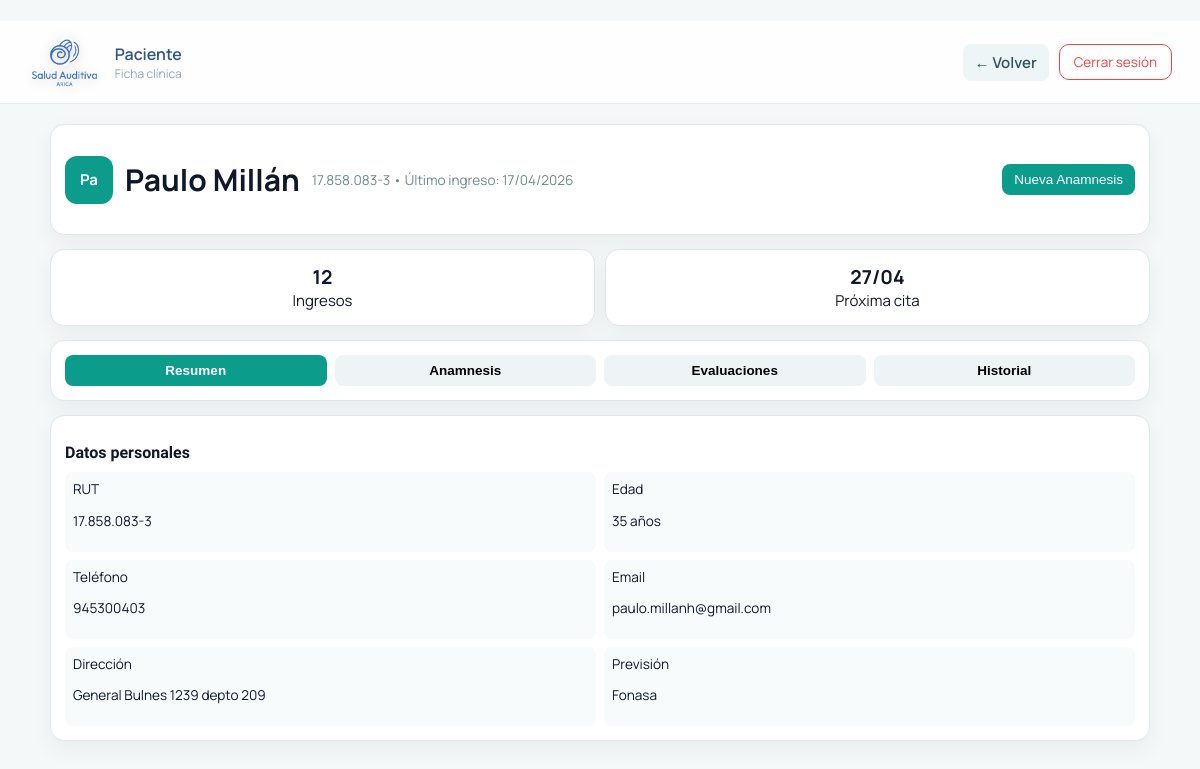
Page /paciente/4/ on the committed database.
### Login/models.py (models this page shows, shortened)
class Paciente(models.Model):
    PREVISION_CHOICES = [
        ('fonasa', 'Fonasa'),
        ('isapre', 'Isapre'),
        ('capredena', 'Capredena'),
        ('dipreca', 'Dipreca')
    ]
    nombre = models.CharField(max_length=150)
    rut = models.CharField(max_length=12, unique=True)
    telefono = models.CharField(max_length=15, blank=True, null=True)
    fecha_nacimiento = models.DateField()
    direccion = models.CharField(max_length=255, blank=True, null=True)
    email = models.EmailField(blank=True, null=True)
    prevision = models.CharField(
        max_length=20,
        choices=PREVISION_CHOICES,
        default='fonasa'
    )
    creado = models.DateTimeField(auto_now_add=True)

### Login/views.py (the view)
# urls.py: path('paciente/<int:id>/', views.ver_paciente, name='ver_paciente'),
def ver_paciente(request, id):
    paciente = get_object_or_404(Paciente, id=id)
    return render(request, 'Login/ver_paciente.html', {
        'paciente': paciente
    })

### Login/templates/login/ver_paciente.html (shortened to what this page needs)
﻿{% load static %}
<!DOCTYPE html>
<html lang="es">
<head>
    <link rel="stylesheet" href="{% static 'Login/css/dashboard.css' %}">
    <link rel="stylesheet" href="{% static 'Login/css/ver_paciente.css' %}" />
</head>
<body>
<div class="header">
    <div class="header-left">
        <img src="{% static 'Login/img/logo-png.png' %}" alt="Logo" class="logo-header">
        <div class="header-text">
            <span class="title">Paciente</span>
            <span class="subtitle">Ficha clínica</span>
        </div>
    </div>
    <div class="header-right">
        <a href="{% url 'dashboard' %}" class="btn-back">← Volver</a>
        <a href="{% url 'logout' %}" class="btn-logout">Cerrar sesión</a>
    </div>
</div>
<main class="dashboard">
    <header class="topbar card">
        <div class="patient-main">
            <div class="avatar">
                {{ paciente.nombre|slice:":1" }}{{ paciente.nombre|slice:"1:2" }}
            </div>
            <h1>{{ paciente.nombre }}</h1>
            <p class="meta">
                {{ paciente.rut }} •
                Último ingreso: {{ paciente.creado|date:"d/m/Y" }}
            </p>
        </div>
        <div class="status-wrap">
            <button class="btn">Nueva Anamnesis</button>
        </div>
    </header>
    <section class="kpis">
        <div class="kpi card">
            <strong>12</strong>
            <span>Ingresos</span>
        </div>
        <div class="kpi card">
            <strong>27/04</strong>
            <span>Próxima cita</span>
        </div>
    </section>
    <section class="tabs card">
        <button class="tab active" onclick="openTab('resumen')">Resumen</button>
        <button class="tab" onclick="openTab('anamnesis')">Anamnesis</button>
        <button class="tab" onclick="openTab('evaluaciones')">Evaluaciones</button>
        <button class="tab" onclick="openTab('historial')">Historial</button>
    </section>
    <section class="tab-content">
        <div id="resumen" class="tab-pane active">
            <div class="card panel">
                <h2>Datos personales</h2>
                    <div class="info-grid">
                        <div><span>RUT</span><p>{{ paciente.rut }}</p></div>
                        <div>
                            <span>Edad</span>
                            <p>
                                {{ paciente.fecha_nacimiento|timesince|slice:":2" }} años
                            </p>
                        </div>
                        <div><span>Teléfono</span><p>{{ paciente.telefono }}</p></div>
                        <div><span>Email</span><p>{{ paciente.email }}</p></div>
                        <div><span>Dirección</span><p>{{ paciente.direccion }}</p></div>
                        <div><span>Previsión</span><p>{{ paciente.get_prevision_display }}</p></div>
                    </div>
            </div>
        </div>
    </section>
</main>
</body>
</html>

### Login/static/Login/css/dashboard.css (style rules this page uses)
:root { --primary: #6366f1; --primary-light: #818cf8; --danger: #ef4444; --success: #22c55e; --gray: #64748b; --bg: #f1f5f9; }
* { box-sizing: border-box; }
body { margin: 0; font-family: 'Inter', sans-serif; background: linear-gradient(135deg, #eef2ff, #f8fafc); color: #0f172a; font-size: 15px; }
.header { background: rgba(255,255,255,0.85); backdrop-filter: blur(12px); padding: 16px 28px; display: flex; justify-content: space-between; align-items: center; border-bottom: 1px solid #e2e8f0; }
.header-left { display: flex; align-items: center; gap: 14px; }
.header-text { display: flex; flex-direction: column; }
.header-text .title { font-size: 16px; font-weight: 600; color: #2f5485; }
.header-text .subtitle { font-size: 12px; color: #94a3b8; }
.btn-logout { background: transparent; color: #ef4444; padding: 8px 14px; border: 1px solid #ef4444; border-radius: 10px; text-decoration: none; font-size: 13.5px; transition: 0.25s; }
button, .btn-new, .btn-search { font-size: 13.5px; padding: 10px 14px; border: none; cursor: pointer; }
.card { background: white; border-radius: 18px; padding: 8px; box-shadow: 0 8px 25px rgba(0,0,0,0.05); overflow-x: auto; border: 1px solid #e2e8f0; }
.header { display: flex; justify-content: space-between; align-items: center; }
.header-left { display: flex; align-items: center; }
.header-right { display: flex; align-items: center; }
.logo-header { height: 50px; width: auto; filter: drop-shadow(0 2px 6px rgba(0,0,0,0.2)); }

### Login/static/Login/css/ver_paciente.css (style rules this page uses)
:root { --bg: #f4f8f9; --card: #ffffff; --text: #1c2e33; --muted: #6c8a90; --line: #dde7e9; --brand: #0b9c8b; --radius: 14px; }
body { margin: 0; font-family: "Manrope", sans-serif; background: var(--bg); }
.dashboard { width: min(1100px, 92%); margin: 20px auto; display: grid; gap: 14px; }
.card { background: var(--card); border: 1px solid var(--line); border-radius: var(--radius); padding: 14px; }
.topbar { display: flex; justify-content: space-between; align-items: center; }
.patient-main { display: flex; align-items: center; gap: 12px; }
.avatar { width: 48px; height: 48px; border-radius: 12px; background: var(--brand); color: white; display: grid; place-items: center; font-weight: bold; }
.meta { font-size: 0.85rem; color: var(--muted); }
.btn { background: var(--brand); color: white; border: none; padding: 8px 12px; border-radius: 8px; cursor: pointer; }
.kpis { display: grid; grid-template-columns: repeat(2, 1fr); gap: 10px; }
.kpi { text-align: center; }
.kpi strong { display: block; font-size: 1.2rem; }
.tabs { display: flex; gap: 8px; }
.tab { flex: 1; border: none; background: #eef4f5; padding: 8px; border-radius: 8px; cursor: pointer; font-weight: 600; }
.tab.active { background: var(--brand); color: white; }
.tab-pane { display: none; }
.tab-pane.active { display: block; }
.panel h2 { margin-bottom: 10px; font-family: "Sora", sans-serif; font-size: 1rem; }
.info-grid { display: grid; grid-template-columns: repeat(2, 1fr); gap: 8px; }
.info-grid div { background: #f7fbfc; padding: 8px; border-radius: 8px; font-size: 0.85rem; }
.btn-back { background: #eef5f6; color: #2e545b; padding: 8px 12px; border-radius: 8px; text-decoration: none; font-weight: 600; margin-right: 10px; transition: 0.2s; }

### rows in the picture
Paciente: nombre "P", nombre "a", nombre "Paulo Millán", rut "17.858.083-3", creado "17/04/2026", fecha_nacimiento "35", telefono "945300403", email "paulo.millanh@gmail.com", direccion "General Bulnes 1239 depto 209", prevision "Fonasa"
